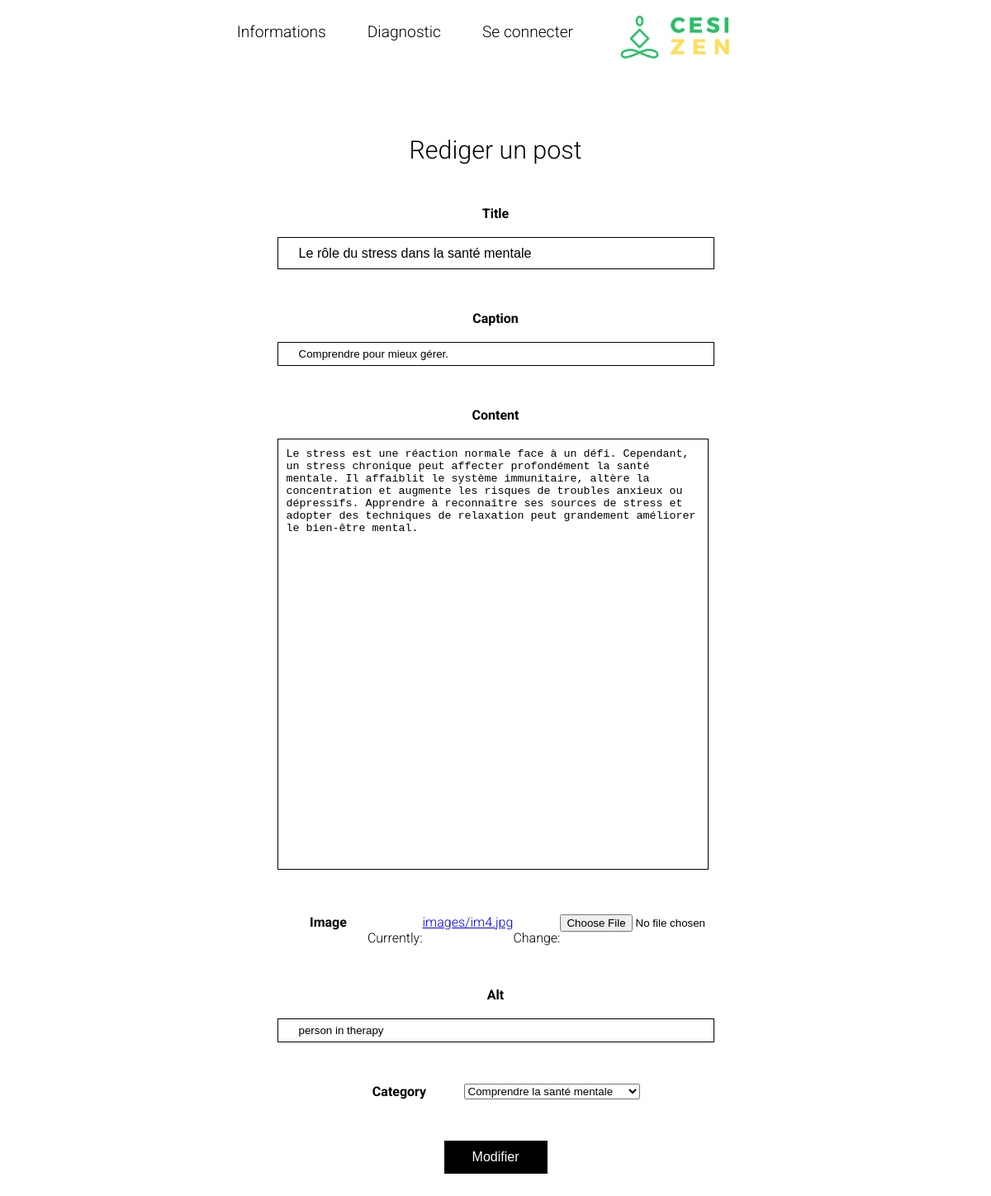
The app's page /edit/482561ed-11d6-4ce6-997d-b5ec235ff29a/ with its own data.
### cesizenapp/models.py (models this page shows)
class Information(models.Model):
    CATEGORY = [
        ('SANTE-MENTAL', 'Comprendre la santé mentale'),
        ('RECONNAITRE-LE-STRESS', 'Reconnaître le stress'),
        ('GESTION-DU-STRESS', 'Techniques de gestion du stress'),
        ('COMPTRENDRE-EMOTIONS', 'Comprendre ses émotions'),
        ('HABITUDES', 'Habitude de vie et auto-soin'),
        ('ACTIVITES', 'Activités de détente'),
        ('DEMANDER-L-AIDE', 'Quand demander de l`aide'),
        ('SOUTENIR', 'Soutenir un proche'),
    ]
    idInformation = models.UUIDField(primary_key=True, default=uuid.uuid4, editable=False)
    title = models.CharField(max_length=50, null=False)
    caption = models.CharField(max_length=100)
    content = models.CharField(max_length=5000, null=False)
    image = models.ImageField(upload_to="images", null=True)
    alt = models.CharField(max_length=50, null=True)
    category = models.CharField(max_length=200, null=False, choices=CATEGORY, default='DRAFT')
    publicationDate = models.DateTimeField(auto_now_add=True, null=False)

### cesizenapp/views.py (the view)
# urls.py: path('edit/<uuid:post_id>/', views.edit_post, name='edit_post'),
def edit_post(request, post_id):
    post = get_object_or_404(Information, idInformation=post_id)
    if request.method == 'POST':
        form = CreateInformationForm(request.POST, request.FILES, instance=post)
        if form.is_valid():
            form.save()
            return redirect('cesizenapp:home')
    else:
        form = CreateInformationForm(instance=post)
    return render(request, 'postInformation.html', {'form': form, 'is_edit': True})

### cesizenapp/forms.py
class CreateInformationForm(forms.ModelForm):
    class Meta:
        model = Information
        fields = ['title', 'content', 'caption', 'image', 'alt', 'category']
        widgets = {
            'title': forms.TextInput(attrs={'style': 'outline: none; background: none; border-color: black; border-width: 1px; border-style: solid; width: 500px; height: 35px; font-size: 101%; padding-left: 25px;'}),
            'caption': forms.TextInput(attrs={'style': 'outline: none; background: none; border-color: black; border-width: 1px; border-style: solid; width: 500px; height: 25px; padding-left: 25px;'}),
            'content': forms.Textarea(attrs={'style': 'outline: none; background: none; border: 1px solid black; width: 500px; height: 500px; padding: 10px; text-align: left; resize: none;'}),
            'alt': forms.TextInput(attrs={'style': 'outline: none; background: none; border-color: black; border-width: 1px; border-style: solid; width: 500px; height: 25px; padding-left: 25px;'}),
        }

### cesizenapp/templates/postInformation.html (shortened to what this page needs)
<!DOCTYPE html>
<html lang="en">
<head>
</head>
<body>
{% include 'navigationMenu.html' %}
<h2 style = "text-align: center; font-size: 190%; margin-top: 75px; display: flex; justify-content: center; margin-left: auto; margin-right: auto; margin-bottom: 50px; font-weight: 300;"> Rediger un post </h2>
<div style="justify-content: center; display: flex; width: 300px; margin: auto;">
<form method="post" enctype="multipart/form-data">
    <div style = "margin-bottom: 50px;">
        <label for="{{ form.title.id_for_label }}" style="text-align: center; display: flex; justify-content: center; margin: auto; font-weight: bold;">
          {{ form.title.label }}
        </label><br>
        {{ form.title }}
    </div>
    <div style = "margin-bottom: 50px;">
        <label for="{{ form.caption.id_for_label }}" style="text-align: center; display: flex; justify-content: center; margin: auto; font-weight: bold;">
          {{ form.caption.label }}
        </label><br>
        {{ form.caption }}
    </div>
    <div style = "margin-bottom: 50px;">
        <label for="{{ form.content.id_for_label }}" style="text-align: center; display: flex; justify-content: center; margin: auto; font-weight: bold;">
          {{ form.content.label }}
        </label><br>
        {{ form.content }}
    </div>
    <div style = "display: flex; margin: auto; width: 450px;">
        <label for="{{ form.image.id_for_label }}" style="font-weight: bold; width: 150px; text-align: right; margin-right: 25px;">
          {{ form.image.label }}
        </label><br>
        {{ form.image }}
    </div>
    <div style = "margin-bottom: 50px; margin-top: 50px;">
        <label for="{{ form.alt.id_for_label }}" style="text-align: center; display: flex; justify-content: center; margin: auto; font-weight: bold;">
          {{ form.alt.label }}
        </label><br>
        {{ form.alt }}
    </div>
    <div style = "display: flex; justify-content: center; margin: auto; padding-left: 70px; padding-right: 90px;">
        <label for="{{ form.category.id_for_label }}" style="text-align: center; display: flex; justify-content: center; margin: auto; font-weight: bold;">
          {{ form.category.label }}
        </label><br>
        {{ form.category }}
    </div>
<button type="submit" style="background-color: black; color: white; font-size: 100%; margin-top: 50px; margin-bottom: 75px; width: 125px; height: 40px; justify-content: center; display: flex; outline: none; border: none; align-items: center; margin-left: auto; margin-right: auto">
    {% if is_edit %}
        Modifier
        {% else %}
        Publier
    {% endif %}
</button>
</form>
</div>
</body>
</html>

### cesizenapp/templates/navigationMenu.html (style rules this page uses)
body { font-family: 'Roboto', sans-serif; font-weight: 300; }

### records on screen
Information: title "Le rôle du stress dans la santé mentale", caption "Comprendre pour mieux gérer.", content "Le stress est une réaction normale face à un défi. Cependant, un stress chronique peut affecter profondément la santé mentale. Il affaiblit le système immunitaire, altère la concentration et augmente les risques de troubles anxieux ou dépressifs. Apprendre à reconnaître ses sources de stress et adopter des techniques de relaxation peut grandement améliorer le bien-être mental.", alt "person in therapy", category "Comprendre la santé mentale"
